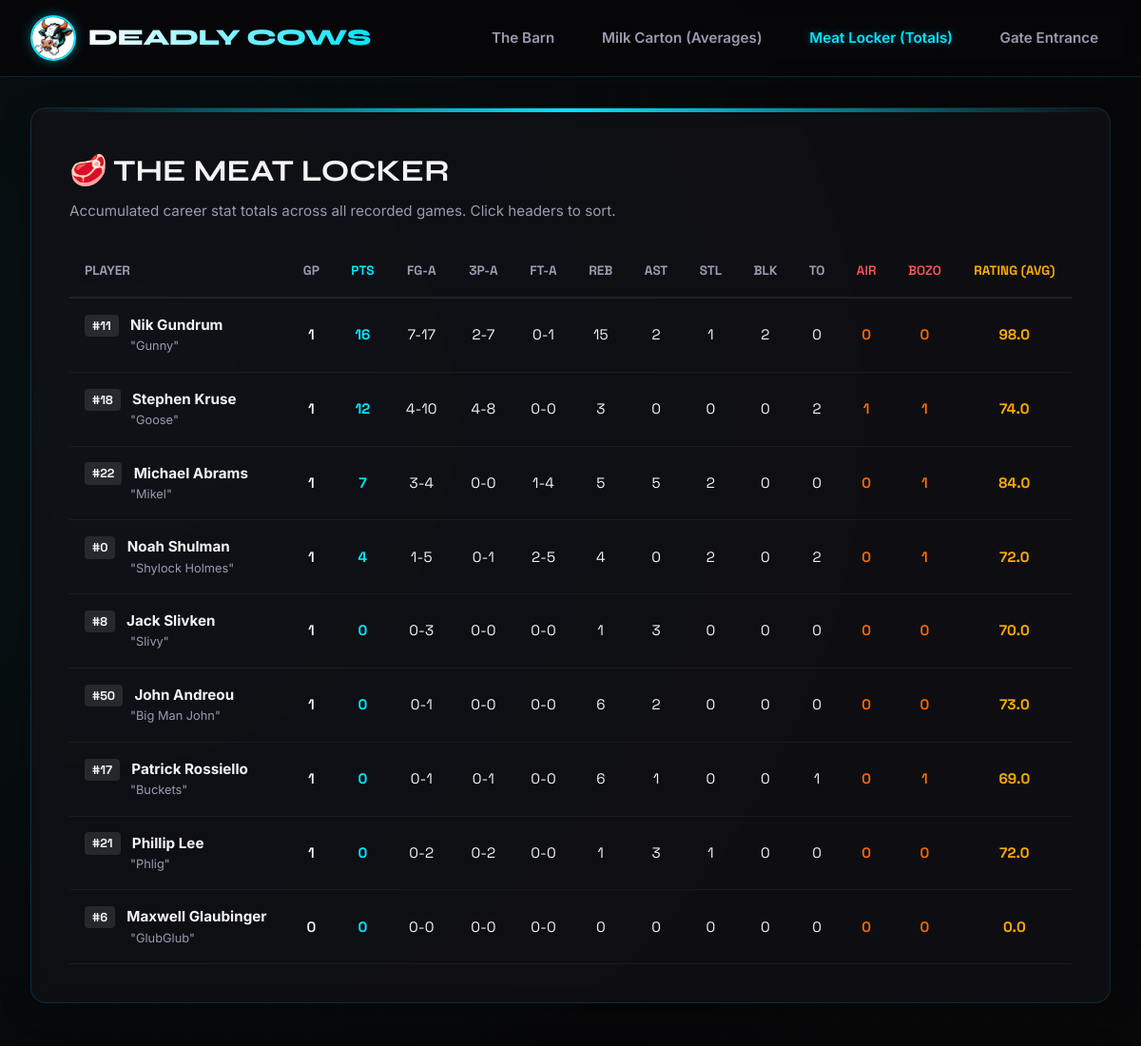
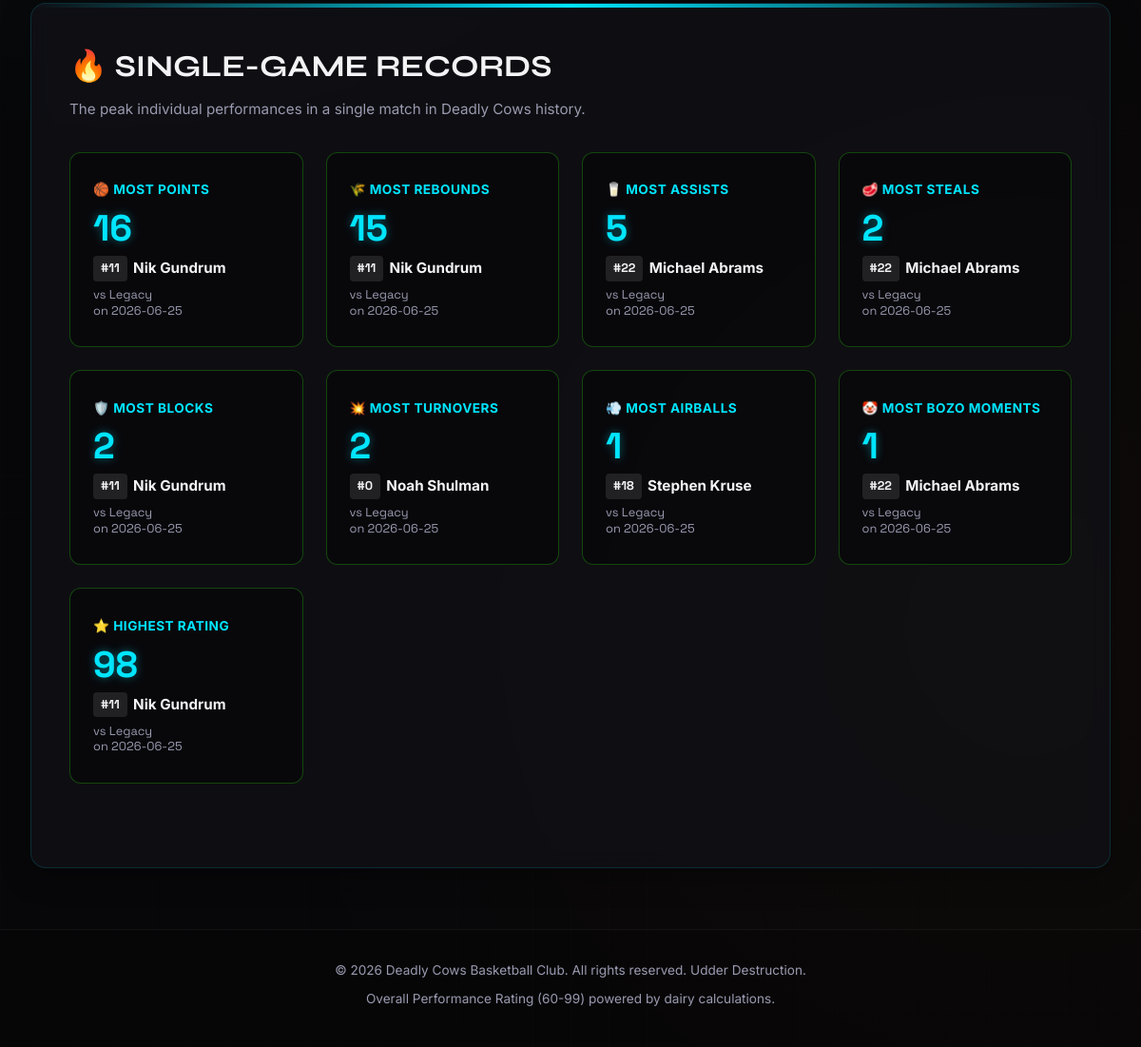
Screenshot of /totals with the database file from the repository (2 pictures, top to bottom).
### tables this page shows
CREATE TABLE players (
    id INTEGER PRIMARY KEY AUTOINCREMENT,
    name TEXT NOT NULL,
    jersey_number TEXT NOT NULL,
    nickname TEXT NOT NULL
);

CREATE TABLE stats (
    id INTEGER PRIMARY KEY AUTOINCREMENT,
    player_id INTEGER NOT NULL,
    game_id INTEGER NOT NULL,
    points INTEGER NOT NULL DEFAULT 0,
    rebounds INTEGER NOT NULL DEFAULT 0,
    assists INTEGER NOT NULL DEFAULT 0,
    steals INTEGER NOT NULL DEFAULT 0,
    blocks INTEGER NOT NULL DEFAULT 0,
    turnovers INTEGER NOT NULL DEFAULT 0,
    airballs INTEGER NOT NULL DEFAULT 0,
    bozo_moments INTEGER NOT NULL DEFAULT 0,
    fg INTEGER NOT NULL DEFAULT 0,
    fga INTEGER NOT NULL DEFAULT 0,
    ft INTEGER NOT NULL DEFAULT 0,
    fta INTEGER NOT NULL DEFAULT 0,
    three_pt INTEGER NOT NULL DEFAULT 0,
    three_pta INTEGER NOT NULL DEFAULT 0,
    rating INTEGER NOT NULL DEFAULT 60, -- Overall Performance Rating (60-99)
    notes TEXT NOT NULL DEFAULT '', -- Game notes for the player
    FOREIGN KEY(player_id) REFERENCES players(id) ON DELETE CASCADE,
    FOREIGN KEY(game_id) REFERENCES games(id) ON DELETE CASCADE,
    UNIQUE(player_id, game_id)
);

CREATE TABLE games (
    id INTEGER PRIMARY KEY AUTOINCREMENT,
    opponent TEXT NOT NULL,
    date TEXT NOT NULL,
    cows_score INTEGER NOT NULL,
    opponent_score INTEGER NOT NULL,
    outcome TEXT NOT NULL, -- 'W' or 'L'
    location TEXT NOT NULL DEFAULT 'The Pasture (Home)'
);

### app.py (the view)
@app.route('/totals')
def totals():
    player_totals = database.get_player_totals()
    records = database.get_single_game_records()
    return render_template('totals.html', totals=player_totals, records=records)

### app.py (called while the page is built)
def is_admin():
    return session.get('logged_in') == True

@app.context_processor
def inject_globals():
    return dict(is_admin=is_admin)

### database.py (called while the page is built)
def get_db_connection():
    conn = sqlite3.connect(DB_PATH)
    conn.execute("PRAGMA foreign_keys = ON;")
    conn.row_factory = sqlite3.Row
    return conn

### templates/totals.html (shortened to what this page needs)
{% extends 'layout.html' %}
{% block content %}
<div class="glass-panel">
    <div style="display: flex; justify-content: space-between; align-items: center; margin-bottom: 1.5rem; flex-wrap: wrap; gap: 1rem;">
        <div>
            <h2 class="glass-panel-title" style="margin-bottom: 0.3rem;">🥩 The Meat Locker</h2>
            <p style="color: var(--text-secondary); font-size: 0.95rem;">Accumulated career stat totals across all recorded games. Click headers to sort.</p>
        </div>
    </div>
    {% if totals %}
        <div class="table-wrapper">
            <table class="stats-table">
                <thead>
                    <tr>
                        <th class="sortable">Player</th>
                        <th class="sortable" style="text-align: center;">GP</th>
                        <th class="sortable" style="text-align: center; color: var(--neon-green);">PTS</th>
                        <th class="sortable" style="text-align: center;">FG-A</th>
                        <th class="sortable" style="text-align: center;">3P-A</th>
                        <th class="sortable" style="text-align: center;">FT-A</th>
                        <th class="sortable" style="text-align: center;">REB</th>
                        <th class="sortable" style="text-align: center;">AST</th>
                        <th class="sortable" style="text-align: center;">STL</th>
                        <th class="sortable" style="text-align: center;">BLK</th>
                        <th class="sortable" style="text-align: center;">TO</th>
                        <th class="sortable text-bad" style="text-align: center; color: #ff5555;">AIR</th>
                        <th class="sortable text-bad" style="text-align: center; color: #ff5555;">BOZO</th>
                        <th class="sortable" style="text-align: center; color: var(--neon-gold);">Rating (Avg)</th>
                    </tr>
                </thead>
                <tbody>
                    {% for p in totals %}
                        <tr>
                            <td>
                                <span class="jersey-badge">#{{ p.jersey_number }}</span>
                                <strong>{{ p.name }}</strong>
                                <span style="font-size: 0.8rem; color: var(--text-secondary); display: block; margin-left: 3rem;">
                                    "{{ p.nickname }}"
                                </span>
                            </td>
                            <td style="text-align: center; font-family: var(--font-mono); font-weight: 600;">{{ p.games_played }}</td>
                            <td data-label="PTS" style="text-align: center; font-family: var(--font-mono); font-weight: 700; color: var(--neon-green);">{{ p.total_points }}</td>
                            <td data-label="FG-A" style="text-align: center; font-family: var(--font-mono);">{{ p.total_fg }}-{{ p.total_fga }}</td>
                            <td data-label="3P-A" style="text-align: center; font-family: var(--font-mono);">{{ p.total_three_pt }}-{{ p.total_three_pta }}</td>
                            <td data-label="FT-A" style="text-align: center; font-family: var(--font-mono);">{{ p.total_ft }}-{{ p.total_fta }}</td>
                            <td data-label="REB" style="text-align: center; font-family: var(--font-mono);">{{ p.total_rebounds }}</td>
                            <td data-label="AST" style="text-align: center; font-family: var(--font-mono);">{{ p.total_assists }}</td>
                            <td data-label="STL" style="text-align: center; font-family: var(--font-mono);">{{ p.total_steals }}</td>
                            <td data-label="BLK" style="text-align: center; font-family: var(--font-mono);">{{ p.total_blocks }}</td>
                            <td data-label="TO" style="text-align: center; font-family: var(--font-mono);">{{ p.total_turnovers }}</td>
                            <td data-label="AIR" style="text-align: center; font-family: var(--font-mono); color: var(--neon-red); font-weight: 600;">{{ p.total_airballs }}</td>
                            <td data-label="BOZO" style="text-align: center; font-family: var(--font-mono); color: var(--neon-red); font-weight: 600;">{{ p.total_bozo_moments }}</td>
                            <td data-label="Rating" style="text-align: center; font-family: var(--font-mono); font-weight: 700; color: var(--neon-gold);">{{ p.avg_rating }}</td>
                        </tr>
                    {% endfor %}
                </tbody>
            </table>
        </div>
    {% else %}
        <div style="text-align: center; padding: 3rem; color: var(--text-secondary);">
            <p>No player totals data available. Populate players and games first.</p>
        </div>
    {% endif %}
</div>
{% if records %}
<div class="glass-panel" style="margin-top: 3rem;">
    <h2 class="glass-panel-title" style="margin-bottom: 0.5rem;">🔥 Single-Game Records</h2>
    <p style="color: var(--text-secondary); font-size: 0.95rem; margin-bottom: 2rem;">
        The peak individual performances in a single match in Deadly Cows history.
    </p>
    <div class="record-grid">
        {% for r in records %}
            <a href="{{ url_for('game_detail', game_id=r.game_id) }}" class="stat-widget" style="text-align: left; border-color: rgba(57, 255, 20, 0.25); background: rgba(0, 0, 0, 0.35); padding: 1.8rem 1.5rem; text-decoration: none; display: block; color: inherit;">
                <div class="stat-widget-label" style="color: var(--neon-green); font-weight: 700; font-size: 0.85rem; letter-spacing: 0.5px;">
                    {{ r.label }}
                </div>
                <div class="stat-widget-value wins" style="font-size: 2.4rem; margin: 0.6rem 0; font-family: var(--font-mono);">
                    {{ r.value }}
                </div>
                <div class="stat-widget-sub" style="font-size: 0.95rem; display: flex; align-items: center; gap: 0.4rem; margin-bottom: 0.4rem;">
                    <span class="jersey-badge" style="margin-right: 0;">#{{ r.jersey_number }}</span>
                    <strong>{{ r.player_name }}</strong>
                </div>
                <div style="font-size: 0.8rem; color: var(--text-secondary); font-family: var(--font-mono); line-height: 1.3;">
                    vs {{ r.opponent }} <br>
                    on {{ r.date }}
                </div>
            </a>
        {% endfor %}
    </div>
</div>
{% endif %}
{% endblock %}

### static/css/style.css (style rules this page uses)
:root { --bg-color: #070709; --card-bg: rgba(18, 18, 24, 0.7); --border-color: rgba(0, 229, 255, 0.15); --neon-green: #00e5ff; --neon-green-glow: rgba(0, 229, 255, 0.4); --neon-red: #ff6a00; --neon-red-glow: rgba(255, 106, 0, 0.4); --neon-gold: #ffaa00; --neon-gold-glow: rgba(255, 170, 0, 0.4); --text-primary: #f3f3f6; --text-secondary: #9a9ab0; --font-header: 'Syne', sans-serif; --font-mono: 'Space Grotesk', sans-serif; --font-body: 'Inter', sans-serif; }
* { box-sizing: border-box; margin: 0; padding: 0; }
body { background-color: var(--bg-color); background-image: radial-gradient(circle at 10% 20%, rgba(0, 229, 255, 0.05) 0%, transparent 40%), radial-gradient(circle at 90% 80%, rgba(255, 106, 0, 0.03) 0%, transparent 40%), linear-gradient(rgba(255, 255, 255, 0.005) 1px, transparent 1px), linear-gradient(90deg, rgba(255, 255, 255, 0.005) 1px, transparent 1px); background-size: 100% 100%, 100% 100%, 40px 40px, 40px 40px; color: var(--text-primary); font-family: var(--font-body); line-height: 1.6; overflow-x: hidden; min-height: 100vh; }
a, button, select, input[type="submit"] { cursor: pointer; }
.glass-panel { background: var(--card-bg); backdrop-filter: blur(10px); border: 1px solid var(--border-color); border-radius: 16px; padding: 2.5rem; box-shadow: 0 8px 32px rgba(0, 0, 0, 0.3); margin-bottom: 2.5rem; position: relative; overflow: hidden; }
.glass-panel::before { content: ''; position: absolute; top: 0; left: 0; width: 100%; height: 4px; background: linear-gradient(90deg, transparent, var(--neon-green), transparent); }
.glass-panel-title { font-family: var(--font-header); font-size: 2rem; text-transform: uppercase; margin-bottom: 1.5rem; display: flex; align-items: center; gap: 0.8rem; }
.record-grid { display: grid; grid-template-columns: repeat(auto-fit, minmax(220px, 1fr)); gap: 1.5rem; margin-bottom: 3rem; }
.stat-widget { background: rgba(255, 255, 255, 0.02); border: 1px solid rgba(255, 255, 255, 0.05); border-radius: 12px; padding: 1.5rem; text-align: center; transition: all 0.3s ease; }
.stat-widget-label { font-size: 0.85rem; color: var(--text-secondary); text-transform: uppercase; letter-spacing: 1px; margin-bottom: 0.5rem; }
.stat-widget-value { font-family: var(--font-header); font-size: 2.5rem; font-weight: 800; line-height: 1; }
.stat-widget-value.wins { color: var(--neon-green); text-shadow: 0 0 10px var(--neon-green-glow); }
.stat-widget-sub { font-size: 0.9rem; color: var(--text-primary); font-weight: 600; margin-top: 0.3rem; }
.table-wrapper { overflow-x: auto; margin-top: 1rem; }
table.stats-table { width: 100%; border-collapse: collapse; text-align: left; }
table.stats-table th { padding: 1rem; font-family: var(--font-mono); font-size: 0.85rem; text-transform: uppercase; color: var(--text-secondary); border-bottom: 2px solid rgba(255, 255, 255, 0.08); }
table.stats-table td { padding: 1rem; border-bottom: 1px solid rgba(255, 255, 255, 0.05); font-size: 0.95rem; }
.text-bad { color: var(--neon-red); font-weight: 600; }
.jersey-badge { background: rgba(255, 255, 255, 0.1); color: var(--text-primary); font-family: var(--font-mono); font-size: 0.8rem; padding: 0.2rem 0.5rem; border-radius: 4px; margin-right: 0.5rem; font-weight: 700; }

### rows the page displays
players: jersey_number "11", name "Nik Gundrum", nickname "Gunny", games_played "1", total_points "16", total_fg "7", total_fga "17", total_three_pt "2", total_three_pta "7", total_ft "0", total_fta "1", total_rebounds "15", total_assists "2", total_steals "1", total_blocks "2", total_turnovers "0", total_airballs "0", total_bozo_moments "0", avg_rating "98.0"
players: jersey_number "18", name "Stephen Kruse", nickname "Goose", games_played "1", total_points "12", total_fg "4", total_fga "10", total_three_pt "4", total_three_pta "8", total_ft "0", total_fta "0", total_rebounds "3", total_assists "0", total_steals "0", total_blocks "0", total_turnovers "2", total_airballs "1", total_bozo_moments "1", avg_rating "74.0"
players: jersey_number "22", name "Michael Abrams", nickname "Mikel", games_played "1", total_points "7", total_fg "3", total_fga "4", total_three_pt "0", total_three_pta "0", total_ft "1", total_fta "4", total_rebounds "5", total_assists "5", total_steals "2", total_blocks "0", total_turnovers "0", total_airballs "0", total_bozo_moments "1", avg_rating "84.0"
players: jersey_number "0", name "Noah Shulman", nickname "Shylock Holmes", games_played "1", total_points "4", total_fg "1", total_fga "5", total_three_pt "0", total_three_pta "1", total_ft "2", total_fta "5", total_rebounds "4", total_assists "0", total_steals "2", total_blocks "0", total_turnovers "2", total_airballs "0", total_bozo_moments "1", avg_rating "72.0"
players: jersey_number "8", name "Jack Slivken", nickname "Slivy", games_played "1", total_points "0", total_fg "0", total_fga "3", total_three_pt "0", total_three_pta "0", total_ft "0", total_fta "0", total_rebounds "1", total_assists "3", total_steals "0", total_blocks "0", total_turnovers "0", total_airballs "0", total_bozo_moments "0", avg_rating "70.0"
players: jersey_number "50", name "John Andreou", nickname "Big Man John", games_played "1", total_points "0", total_fg "0", total_fga "1", total_three_pt "0", total_three_pta "0", total_ft "0", total_fta "0", total_rebounds "6", total_assists "2", total_steals "0", total_blocks "0", total_turnovers "0", total_airballs "0", total_bozo_moments "0", avg_rating "73.0"
players: jersey_number "17", name "Patrick Rossiello", nickname "Buckets", games_played "1", total_points "0", total_fg "0", total_fga "1", total_three_pt "0", total_three_pta "1", total_ft "0", total_fta "0", total_rebounds "6", total_assists "1", total_steals "0", total_blocks "0", total_turnovers "1", total_airballs "0", total_bozo_moments "1", avg_rating "69.0"
players: jersey_number "21", name "Phillip Lee", nickname "Phlig", games_played "1", total_points "0", total_fg "0", total_fga "2", total_three_pt "0", total_three_pta "2", total_ft "0", total_fta "0", total_rebounds "1", total_assists "3", total_steals "1", total_blocks "0", total_turnovers "0", total_airballs "0", total_bozo_moments "0", avg_rating "72.0"
players: jersey_number "6", name "Maxwell Glaubinger", nickname "GlubGlub", games_played "0", total_points "0", total_fg "0", total_fga "0", total_three_pt "0", total_three_pta "0", total_ft "0", total_fta "0", total_rebounds "0", total_assists "0", total_steals "0", total_blocks "0", total_turnovers "0", total_airballs "0", total_bozo_moments "0", avg_rating "0.0"
stats: label "🏀 MOST POINTS", value "16", jersey_number "11", player_name "Nik Gundrum", opponent "Legacy", date "2026-06-25", label "🌾 MOST REBOUNDS", value "15", label "🛡️ MOST BLOCKS", value "2", label "⭐ HIGHEST RATING", value "98"
stats: label "🥛 MOST ASSISTS", value "5", jersey_number "22", player_name "Michael Abrams", opponent "Legacy", date "2026-06-25", label "🥩 MOST STEALS", value "2", label "🤡 MOST BOZO MOMENTS", value "1"
stats: label "💥 MOST TURNOVERS", value "2", jersey_number "0", player_name "Noah Shulman", opponent "Legacy", date "2026-06-25"
stats: label "💨 MOST AIRBALLS", value "1", jersey_number "18", player_name "Stephen Kruse", opponent "Legacy", date "2026-06-25"
